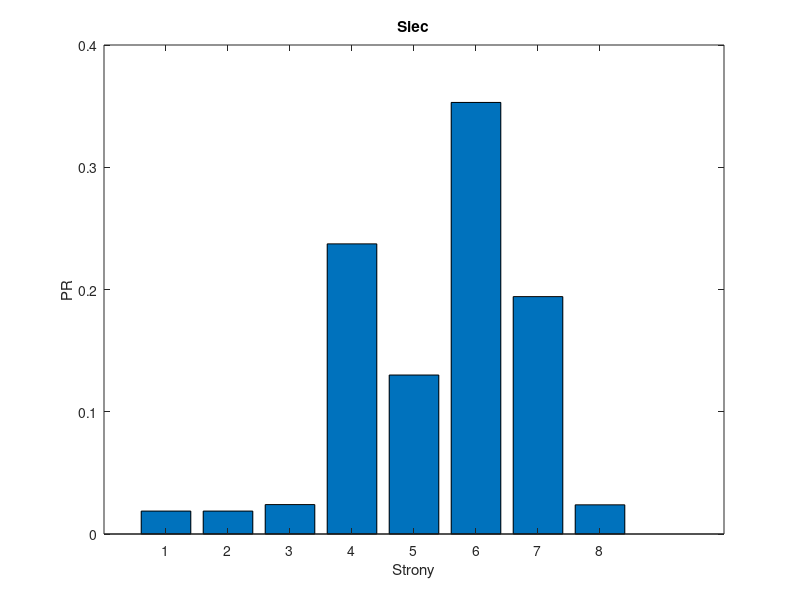

Write MATLAB code to recreate this figure.
function Zad_7

[numer_indeksu, Edges, I, B, A, b, r] = page_rank();
plot_PageRank(r);
end


function [numer_indeksu, Edges, I, B, A, b, r] = page_rank()
numer_indeksu = 201267;
L1 = floor(mod(numer_indeksu / 10, 10)); % value: 6
L2 = floor(mod(numer_indeksu / 100, 10));% value: 2
from_8 = mod(L1, 7)+1; % value:7
to_8 = mod(L2, 7)+1; % value: 3
d = 0.85;
N = 8;
Edges = [1,1,2,2,2,3,3,3,4,4,5,5,6,6,7,8,to_8;
         4,6,3,4,5,5,6,7,5,6,4,6,4,7,6,from_8,8];
I = speye(N);
B = sparse(Edges(2,:), Edges(1,:), 1,N,N);

A = spdiags(1./sum(B)', 0, N, N);
b = ((1 - d) / N) * ones(N, 1);
r = (I - d * B * A) \ b;
end

function plot_PageRank(r)
bar(r);
xlabel("Strony");
ylabel("PR");
title("Siec");
print -dpng zadanie7.png 
end
